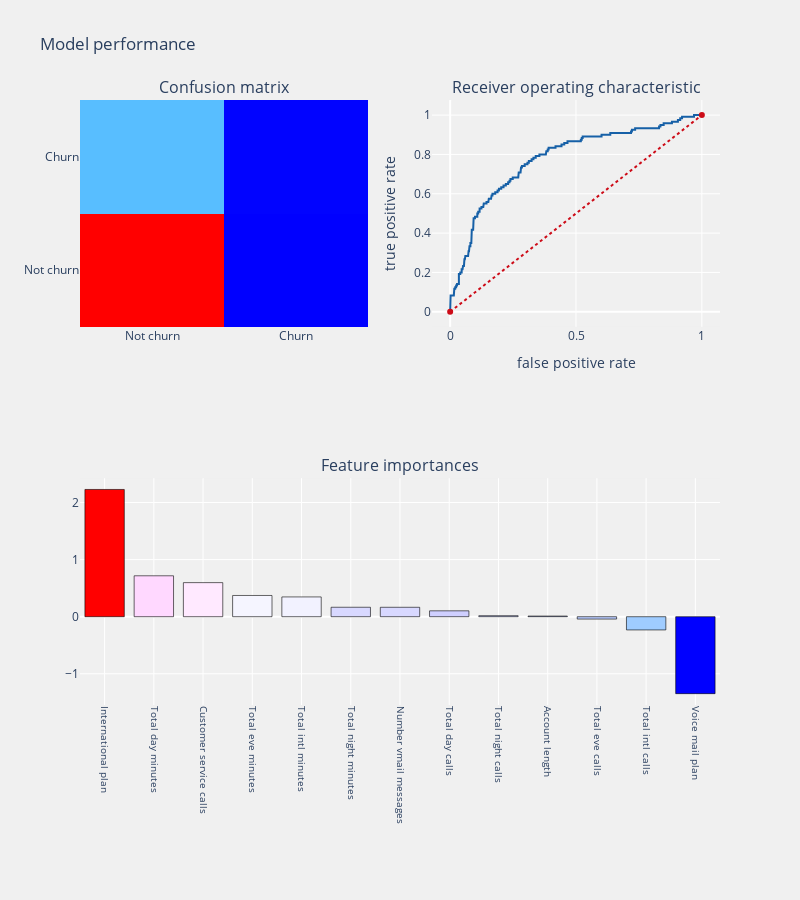

The code cell stored with this chart in its notebook:
### Markdown cell above
#  Logistic Regression  <a id = " logistic regression" > </a>

### Code cell
from sklearn.linear_model import LogisticRegression

#Baseline model        
logit = LogisticRegression(C=1.0, class_weight=None, dual=False, fit_intercept=True,
                           intercept_scaling=1, max_iter=100, multi_class='ovr', n_jobs=1,
                           penalty='l2', random_state=None, solver='liblinear', tol=0.0001,
                           verbose=0, warm_start=False)

telecom_churn_prediction(logit, x_train, x_test, y_train, y_test, "coefficients", threshold_plot=True)

### Figure 1 — Plotly figure (JSON) as saved in the notebook; plotly's stock layout.template omitted (floating-point values rounded to 4 significant figures; data arrays with more than 128 entries replaced by an {"elided": "..."} marker saying what was removed)
{"data": [{"colorscale": [[0, "rgb(0,0,255)"], [0.1, "rgb(51,153,255)"], [0.2, "rgb(102,204,255)"], [0.3, "rgb(153,204,255)"], [0.4, "rgb(204,204,255)"], [0.5, "rgb(255,255,255)"], [0.6, "rgb(255,204,255)"], [0.7, "rgb(255,153,255)"], [0.8, "rgb(255,102,204)"], [0.9, "rgb(255,102,102)"], [1, "rgb(255,0,0)"]], "name": "Confusion matrix", "showscale": false, "type": "heatmap", "x": ["Not churn", "Churn"], "xaxis": "x", "y": ["Not churn", "Churn"], "yaxis": "y", "z": [[532, 15], [104, 16]]}, {"line": {"color": "rgb(22, 96, 167)", "width": 2}, "name": "Roc: 0.5529555149299208", "type": "scatter", "x": {"elided": "170 float values"}, "xaxis": "x2", "y": {"elided": "170 float values"}, "yaxis": "y2"}, {"line": {"color": "rgb(205, 12, 24)", "dash": "dot", "width": 2}, "type": "scatter", "x": [0, 1], "xaxis": "x2", "y": [0, 1], "yaxis": "y2"}, {"marker": {"color": [2.229, 0.7166, 0.5968, 0.3716, 0.3464, 0.1652, 0.1648, 0.1031, 0.01769, 0.01114, -0.04149, -0.2318, -1.348], "colorscale": [[0, "rgb(0,0,255)"], [0.1, "rgb(51,153,255)"], [0.2, "rgb(102,204,255)"], [0.3, "rgb(153,204,255)"], [0.4, "rgb(204,204,255)"], [0.5, "rgb(255,255,255)"], [0.6, "rgb(255,204,255)"], [0.7, "rgb(255,153,255)"], [0.8, "rgb(255,102,204)"], [0.9, "rgb(255,102,102)"], [1, "rgb(255,0,0)"]], "line": {"color": "black", "width": 0.6}}, "name": "coefficients", "type": "bar", "x": ["International plan", "Total day minutes", "Customer service calls", "Total eve minutes", "Total intl minutes", "Total night minutes", "Number vmail messages", "Total day calls", "Total night calls", "Account length", "Total eve calls", "Total intl calls", "Voice mail plan"], "xaxis": "x3", "y": [2.229, 0.7166, 0.5968, 0.3716, 0.3464, 0.1652, 0.1648, 0.1031, 0.01769, 0.01114, -0.04149, -0.2318, -1.348], "yaxis": "y3"}], "layout": {"annotations": [{"font": {"size": 16}, "showarrow": false, "text": "Confusion matrix", "x": 0.225, "xanchor": "center", "xref": "paper", "y": 1, "yanchor": "bottom", "yref": "paper"}, {"font": {"size": 16}, "showarrow": false, "text": "Receiver operating characteristic", "x": 0.775, "xanchor": "center", "xref": "paper", "y": 1, "yanchor": "bottom", "yref": "paper"}, {"font": {"size": 16}, "showarrow": false, "text": "Feature importances", "x": 0.5, "xanchor": "center", "xref": "paper", "y": 0.375, "yanchor": "bottom", "yref": "paper"}], "autosize": false, "height": 900, "margin": {"b": 195}, "paper_bgcolor": "rgba(240,240,240, 0.95)", "plot_bgcolor": "rgba(240,240,240, 0.95)", "showlegend": false, "title": {"text": "Model performance"}, "width": 800, "xaxis": {"anchor": "y", "domain": [0, 0.45]}, "xaxis2": {"anchor": "y2", "domain": [0.55, 1], "title": {"text": "false positive rate"}}, "xaxis3": {"anchor": "y3", "domain": [0, 1], "showgrid": true, "tickangle": 90, "tickfont": {"size": 10}}, "yaxis": {"anchor": "x", "domain": [0.625, 1]}, "yaxis2": {"anchor": "x2", "domain": [0.625, 1], "title": {"text": "true positive rate"}}, "yaxis3": {"anchor": "x3", "domain": [0, 0.375]}}}
